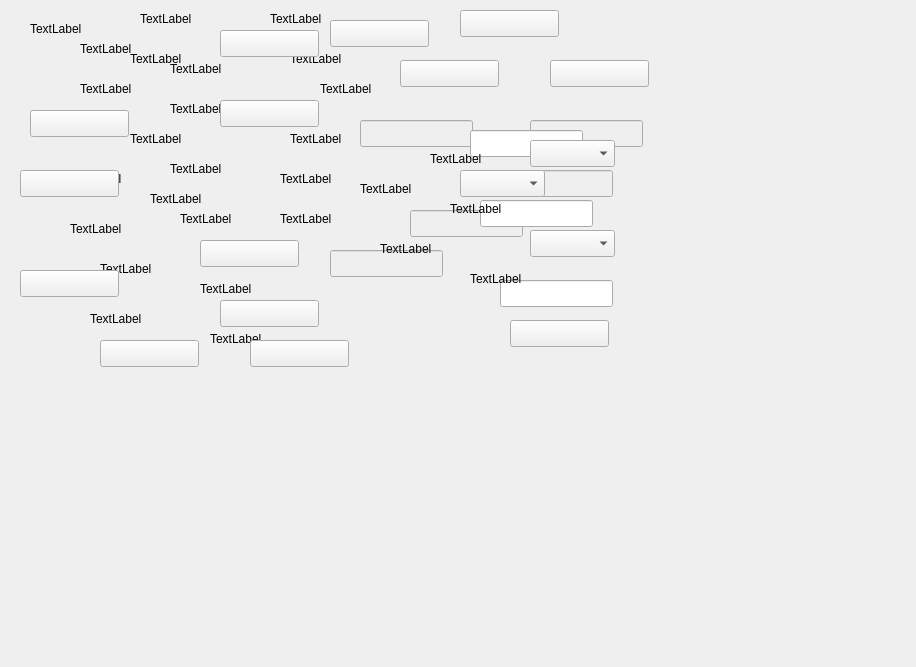
<?xml version="1.0" encoding="UTF-8"?>
<ui version="4.0">
 <class>QManualTestForm</class>
 <widget class="QWidget" name="QManualTestForm">
  <property name="geometry">
   <rect>
    <x>0</x>
    <y>0</y>
    <width>916</width>
    <height>667</height>
   </rect>
  </property>
  <property name="windowTitle">
   <string>Form</string>
  </property>
  <widget class="QLineEdit" name="le_manualtest_pengsuan">
   <property name="enabled">
    <bool>false</bool>
   </property>
   <property name="geometry">
    <rect>
     <x>360</x>
     <y>120</y>
     <width>113</width>
     <height>27</height>
    </rect>
   </property>
   <property name="readOnly">
    <bool>true</bool>
   </property>
  </widget>
  <widget class="QLineEdit" name="le_manualtest_jian">
   <property name="enabled">
    <bool>false</bool>
   </property>
   <property name="geometry">
    <rect>
     <x>410</x>
     <y>210</y>
     <width>113</width>
     <height>27</height>
    </rect>
   </property>
   <property name="readOnly">
    <bool>true</bool>
   </property>
  </widget>
  <widget class="QLineEdit" name="le_manualtest_xishishui">
   <property name="enabled">
    <bool>false</bool>
   </property>
   <property name="geometry">
    <rect>
     <x>530</x>
     <y>120</y>
     <width>113</width>
     <height>27</height>
    </rect>
   </property>
   <property name="readOnly">
    <bool>true</bool>
   </property>
  </widget>
  <widget class="QLineEdit" name="le_manualtest_diding">
   <property name="enabled">
    <bool>false</bool>
   </property>
   <property name="geometry">
    <rect>
     <x>500</x>
     <y>170</y>
     <width>113</width>
     <height>27</height>
    </rect>
   </property>
   <property name="readOnly">
    <bool>true</bool>
   </property>
  </widget>
  <widget class="QLineEdit" name="le_manualtest_zhengliu">
   <property name="enabled">
    <bool>false</bool>
   </property>
   <property name="geometry">
    <rect>
     <x>330</x>
     <y>250</y>
     <width>113</width>
     <height>27</height>
    </rect>
   </property>
   <property name="readOnly">
    <bool>true</bool>
   </property>
  </widget>
  <widget class="QLineEdit" name="le_manualtest_mingcheng">
   <property name="geometry">
    <rect>
     <x>470</x>
     <y>130</y>
     <width>113</width>
     <height>27</height>
    </rect>
   </property>
  </widget>
  <widget class="QLineEdit" name="le_manualtest_xishu">
   <property name="geometry">
    <rect>
     <x>480</x>
     <y>200</y>
     <width>113</width>
     <height>27</height>
    </rect>
   </property>
  </widget>
  <widget class="QLineEdit" name="le_manualtest_liuliang">
   <property name="geometry">
    <rect>
     <x>500</x>
     <y>280</y>
     <width>113</width>
     <height>27</height>
    </rect>
   </property>
  </widget>
  <widget class="QComboBox" name="cb_mangual_zhengliu">
   <property name="geometry">
    <rect>
     <x>460</x>
     <y>170</y>
     <width>85</width>
     <height>27</height>
    </rect>
   </property>
  </widget>
  <widget class="QComboBox" name="cb_mangual_diding">
   <property name="geometry">
    <rect>
     <x>530</x>
     <y>230</y>
     <width>85</width>
     <height>27</height>
    </rect>
   </property>
  </widget>
  <widget class="QComboBox" name="cb_mangual_jiajian">
   <property name="geometry">
    <rect>
     <x>530</x>
     <y>140</y>
     <width>85</width>
     <height>27</height>
    </rect>
   </property>
   <property name="editable">
    <bool>false</bool>
   </property>
  </widget>
  <widget class="QPushButton" name="pb_manualtest_clean">
   <property name="geometry">
    <rect>
     <x>460</x>
     <y>10</y>
     <width>99</width>
     <height>27</height>
    </rect>
   </property>
   <property name="text">
    <string/>
   </property>
  </widget>
  <widget class="QPushButton" name="pb_manualtest_save">
   <property name="geometry">
    <rect>
     <x>400</x>
     <y>60</y>
     <width>99</width>
     <height>27</height>
    </rect>
   </property>
   <property name="text">
    <string/>
   </property>
  </widget>
  <widget class="QLabel" name="lb_manualtest_pengsuan">
   <property name="geometry">
    <rect>
     <x>290</x>
     <y>50</y>
     <width>67</width>
     <height>17</height>
    </rect>
   </property>
   <property name="text">
    <string>TextLabel</string>
   </property>
  </widget>
  <widget class="QLabel" name="lb_manualtest_xishishui">
   <property name="geometry">
    <rect>
     <x>320</x>
     <y>80</y>
     <width>67</width>
     <height>17</height>
    </rect>
   </property>
   <property name="text">
    <string>TextLabel</string>
   </property>
  </widget>
  <widget class="QLabel" name="lb_manualtest_jian">
   <property name="geometry">
    <rect>
     <x>290</x>
     <y>130</y>
     <width>67</width>
     <height>17</height>
    </rect>
   </property>
   <property name="text">
    <string>TextLabel</string>
   </property>
  </widget>
  <widget class="QLabel" name="lb_manualtest_zhengliu">
   <property name="geometry">
    <rect>
     <x>280</x>
     <y>170</y>
     <width>67</width>
     <height>17</height>
    </rect>
   </property>
   <property name="text">
    <string>TextLabel</string>
   </property>
  </widget>
  <widget class="QLabel" name="lb_manualtest_diding">
   <property name="geometry">
    <rect>
     <x>280</x>
     <y>210</y>
     <width>67</width>
     <height>17</height>
    </rect>
   </property>
   <property name="text">
    <string>TextLabel</string>
   </property>
  </widget>
  <widget class="QLabel" name="lb_manualtest_ml2">
   <property name="geometry">
    <rect>
     <x>380</x>
     <y>240</y>
     <width>67</width>
     <height>17</height>
    </rect>
   </property>
   <property name="text">
    <string>TextLabel</string>
   </property>
  </widget>
  <widget class="QLabel" name="lb_manualtest_ml3">
   <property name="geometry">
    <rect>
     <x>470</x>
     <y>270</y>
     <width>67</width>
     <height>17</height>
    </rect>
   </property>
   <property name="text">
    <string>TextLabel</string>
   </property>
  </widget>
  <widget class="QLabel" name="lb_manualtest_ml">
   <property name="geometry">
    <rect>
     <x>430</x>
     <y>150</y>
     <width>67</width>
     <height>17</height>
    </rect>
   </property>
   <property name="text">
    <string>TextLabel</string>
   </property>
  </widget>
  <widget class="QLabel" name="lb_manualtest_ml1">
   <property name="geometry">
    <rect>
     <x>450</x>
     <y>200</y>
     <width>67</width>
     <height>17</height>
    </rect>
   </property>
   <property name="text">
    <string>TextLabel</string>
   </property>
  </widget>
  <widget class="QLabel" name="lb_manualtest_fangfamingcheng">
   <property name="geometry">
    <rect>
     <x>80</x>
     <y>40</y>
     <width>67</width>
     <height>17</height>
    </rect>
   </property>
   <property name="text">
    <string>TextLabel</string>
   </property>
  </widget>
  <widget class="QLabel" name="lb_manualtest_danbaixishu">
   <property name="geometry">
    <rect>
     <x>80</x>
     <y>80</y>
     <width>67</width>
     <height>17</height>
    </rect>
   </property>
   <property name="text">
    <string>TextLabel</string>
   </property>
  </widget>
  <widget class="QLabel" name="lb_manualtest_didingfangshi">
   <property name="geometry">
    <rect>
     <x>70</x>
     <y>170</y>
     <width>67</width>
     <height>17</height>
    </rect>
   </property>
   <property name="text">
    <string>TextLabel</string>
   </property>
  </widget>
  <widget class="QLabel" name="lb_manualtest_jiajianfangshi">
   <property name="geometry">
    <rect>
     <x>70</x>
     <y>220</y>
     <width>67</width>
     <height>17</height>
    </rect>
   </property>
   <property name="text">
    <string>TextLabel</string>
   </property>
  </widget>
  <widget class="QLabel" name="lb_manualtest_liuliang">
   <property name="geometry">
    <rect>
     <x>100</x>
     <y>260</y>
     <width>67</width>
     <height>17</height>
    </rect>
   </property>
   <property name="text">
    <string>TextLabel</string>
   </property>
  </widget>
  <widget class="QLabel" name="lb_manualtest_xiaohuaguan">
   <property name="geometry">
    <rect>
     <x>90</x>
     <y>310</y>
     <width>67</width>
     <height>17</height>
    </rect>
   </property>
   <property name="text">
    <string>TextLabel</string>
   </property>
  </widget>
  <widget class="QLabel" name="lb_manualtest_jieshoubei">
   <property name="geometry">
    <rect>
     <x>200</x>
     <y>280</y>
     <width>67</width>
     <height>17</height>
    </rect>
   </property>
   <property name="text">
    <string>TextLabel</string>
   </property>
  </widget>
  <widget class="QLabel" name="lb_manualtest_baifen">
   <property name="geometry">
    <rect>
     <x>210</x>
     <y>330</y>
     <width>67</width>
     <height>17</height>
    </rect>
   </property>
   <property name="text">
    <string>TextLabel</string>
   </property>
  </widget>
  <widget class="QLabel" name="lb_manualtest_checkpengsuan">
   <property name="geometry">
    <rect>
     <x>170</x>
     <y>100</y>
     <width>67</width>
     <height>17</height>
    </rect>
   </property>
   <property name="text">
    <string>TextLabel</string>
   </property>
  </widget>
  <widget class="QLabel" name="lb_manualtest_checkjian">
   <property name="geometry">
    <rect>
     <x>170</x>
     <y>160</y>
     <width>67</width>
     <height>17</height>
    </rect>
   </property>
   <property name="text">
    <string>TextLabel</string>
   </property>
  </widget>
  <widget class="QLabel" name="lb_manualtest_checkxishishui">
   <property name="geometry">
    <rect>
     <x>180</x>
     <y>210</y>
     <width>67</width>
     <height>17</height>
    </rect>
   </property>
   <property name="text">
    <string>TextLabel</string>
   </property>
  </widget>
  <widget class="QLabel" name="lb_manualtest_checkdiding">
   <property name="geometry">
    <rect>
     <x>170</x>
     <y>60</y>
     <width>67</width>
     <height>17</height>
    </rect>
   </property>
   <property name="text">
    <string>TextLabel</string>
   </property>
  </widget>
  <widget class="QLabel" name="lb_manualtest_checkzhengliu">
   <property name="geometry">
    <rect>
     <x>130</x>
     <y>130</y>
     <width>67</width>
     <height>17</height>
    </rect>
   </property>
   <property name="text">
    <string>TextLabel</string>
   </property>
  </widget>
  <widget class="QPushButton" name="pb_manualtest_1">
   <property name="geometry">
    <rect>
     <x>200</x>
     <y>240</y>
     <width>99</width>
     <height>27</height>
    </rect>
   </property>
   <property name="text">
    <string/>
   </property>
  </widget>
  <widget class="QPushButton" name="pb_manualtest_2">
   <property name="geometry">
    <rect>
     <x>220</x>
     <y>30</y>
     <width>99</width>
     <height>27</height>
    </rect>
   </property>
   <property name="text">
    <string/>
   </property>
  </widget>
  <widget class="QPushButton" name="pb_manualtest_3">
   <property name="geometry">
    <rect>
     <x>30</x>
     <y>110</y>
     <width>99</width>
     <height>27</height>
    </rect>
   </property>
   <property name="text">
    <string/>
   </property>
  </widget>
  <widget class="QPushButton" name="pb_manualtest_4">
   <property name="geometry">
    <rect>
     <x>20</x>
     <y>170</y>
     <width>99</width>
     <height>27</height>
    </rect>
   </property>
   <property name="text">
    <string/>
   </property>
  </widget>
  <widget class="QPushButton" name="pb_manualtest_5">
   <property name="geometry">
    <rect>
     <x>550</x>
     <y>60</y>
     <width>99</width>
     <height>27</height>
    </rect>
   </property>
   <property name="text">
    <string/>
   </property>
  </widget>
  <widget class="QPushButton" name="pb_manualtest_6">
   <property name="geometry">
    <rect>
     <x>20</x>
     <y>270</y>
     <width>99</width>
     <height>27</height>
    </rect>
   </property>
   <property name="text">
    <string/>
   </property>
  </widget>
  <widget class="QPushButton" name="pb_manualtest_7">
   <property name="geometry">
    <rect>
     <x>510</x>
     <y>320</y>
     <width>99</width>
     <height>27</height>
    </rect>
   </property>
   <property name="text">
    <string/>
   </property>
  </widget>
  <widget class="QPushButton" name="pb_manualtest_8">
   <property name="geometry">
    <rect>
     <x>100</x>
     <y>340</y>
     <width>99</width>
     <height>27</height>
    </rect>
   </property>
   <property name="text">
    <string/>
   </property>
  </widget>
  <widget class="QPushButton" name="pb_manualtest_9">
   <property name="geometry">
    <rect>
     <x>220</x>
     <y>300</y>
     <width>99</width>
     <height>27</height>
    </rect>
   </property>
   <property name="text">
    <string/>
   </property>
  </widget>
  <widget class="QPushButton" name="pb_manualtest_0">
   <property name="geometry">
    <rect>
     <x>250</x>
     <y>340</y>
     <width>99</width>
     <height>27</height>
    </rect>
   </property>
   <property name="text">
    <string/>
   </property>
  </widget>
  <widget class="QPushButton" name="pb_manualtest_ok">
   <property name="geometry">
    <rect>
     <x>330</x>
     <y>20</y>
     <width>99</width>
     <height>27</height>
    </rect>
   </property>
   <property name="text">
    <string/>
   </property>
  </widget>
  <widget class="QPushButton" name="pb_manualtest_c">
   <property name="geometry">
    <rect>
     <x>220</x>
     <y>100</y>
     <width>99</width>
     <height>27</height>
    </rect>
   </property>
   <property name="text">
    <string/>
   </property>
  </widget>
  <widget class="QLabel" name="label_wendu1">
   <property name="geometry">
    <rect>
     <x>150</x>
     <y>190</y>
     <width>67</width>
     <height>17</height>
    </rect>
   </property>
   <property name="text">
    <string>TextLabel</string>
   </property>
  </widget>
  <widget class="QLabel" name="label_wendu2">
   <property name="geometry">
    <rect>
     <x>360</x>
     <y>180</y>
     <width>67</width>
     <height>17</height>
    </rect>
   </property>
   <property name="text">
    <string>TextLabel</string>
   </property>
  </widget>
  <widget class="QLabel" name="label">
   <property name="geometry">
    <rect>
     <x>140</x>
     <y>10</y>
     <width>67</width>
     <height>17</height>
    </rect>
   </property>
   <property name="text">
    <string>TextLabel</string>
   </property>
  </widget>
  <widget class="QLabel" name="label_2">
   <property name="geometry">
    <rect>
     <x>30</x>
     <y>20</y>
     <width>67</width>
     <height>17</height>
    </rect>
   </property>
   <property name="text">
    <string>TextLabel</string>
   </property>
  </widget>
  <widget class="QLabel" name="label_3">
   <property name="geometry">
    <rect>
     <x>130</x>
     <y>50</y>
     <width>67</width>
     <height>17</height>
    </rect>
   </property>
   <property name="text">
    <string>TextLabel</string>
   </property>
  </widget>
  <widget class="QLabel" name="label_4">
   <property name="geometry">
    <rect>
     <x>270</x>
     <y>10</y>
     <width>67</width>
     <height>17</height>
    </rect>
   </property>
   <property name="text">
    <string>TextLabel</string>
   </property>
  </widget>
  <widget class="QLabel" name="le_enternumeber">
   <property name="geometry">
    <rect>
     <x>370</x>
     <y>360</y>
     <width>67</width>
     <height>17</height>
    </rect>
   </property>
   <property name="text">
    <string/>
   </property>
  </widget>
 </widget>
 <resources/>
 <connections/>
</ui>
